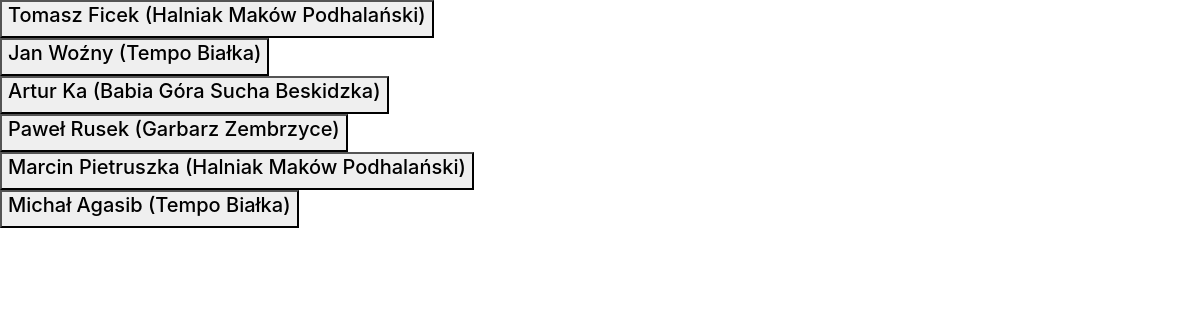
The page /lista_zawodnikow/ on the database its author committed.
### Football_Players_Ratings/models.py (models this page shows)
class Zawodnik(models.Model):
    POZYCJA_NA_BOISKU = {
        (0, 'Bramkarz'),
        (1, 'Środkowy obrońca'),
        (2, 'Boczny obrońca'),
        (3, 'Środkowy defensywny pomocnik'),
        (4, 'Środkowy ofensywny pomocnik'),
        (5, 'Boczny pomocnik'),
        (6, 'Wahadłowy'),
        (7, 'Napastnik'),
    }
    Imie = models.CharField(max_length=64, null=True)
    Nazwisko = models.CharField(max_length=64, null=True)
    Druzyna = models.ForeignKey(ListaDruzyn, on_delete=models.CASCADE)
    Wiek = models.PositiveSmallIntegerField(null=False)
    Pozycja_na_boisku = models.PositiveSmallIntegerField(choices=POZYCJA_NA_BOISKU)
    Fotografia = models.ImageField(upload_to="fotografie_zawodnikow", null=True, blank=True)

class ListaDruzyn(models.Model):
    nazwa_druzyny = models.CharField(max_length=64, null=False)
    def __str__(self):
        return "{}".format(self.nazwa_druzyny)

### Football_Players_Ratings/views.py (the view)
# urls.py: path('lista_zawodnikow/', strona_zawodnicy),
def strona_zawodnicy(request):
    lista_zawodnikow = Zawodnik.objects.all()
    return render(request, 'lista_zawodnikow.html', {'zawodnicy': lista_zawodnikow})

### Football_Players_Ratings/templates/lista_zawodnikow.html (shortened to what this page needs)
{% extends 'glowny.html' %}
{% load bootstrap %}
{% block strona %}
    {% for zawodnik in zawodnicy %}
        <a href="{% url 'zawodnik_URL' zawodnik.id %}"> <button type="submit"><h5>
            {{ zawodnik.Imie}} {{ zawodnik.Nazwisko}} ({{ zawodnik.Druzyna }}) </h5></button>  </a> <br>
    {% endfor %}
{% endblock %}

### Football_Players_Ratings/templates/glowny.html (shortened to what this page needs)
{% load static %}
<!doctype html>
<html lang="en">
<head>
    <link rel="stylesheet" href="https://cdn.jsdelivr.net/npm/bootstrap@4.5.3/dist/css/bootstrap.min.css"
>
    <link rel="stylesheet" href="{% static 'glowny.css' %}">
</head>
<body>
    {% block strona %} {% endblock %}
</body>
</html>

### rows shown on the page
Zawodnik: Imie "Tomasz", Nazwisko "Ficek", Druzyna "Halniak Maków Podhalański"
Zawodnik: Imie "Jan", Nazwisko "Woźny", Druzyna "Tempo Białka"
Zawodnik: Imie "Artur", Nazwisko "Ka", Druzyna "Babia Góra Sucha Beskidzka"
Zawodnik: Imie "Paweł", Nazwisko "Rusek", Druzyna "Garbarz Zembrzyce"
Zawodnik: Imie "Marcin", Nazwisko "Pietruszka", Druzyna "Halniak Maków Podhalański"
Zawodnik: Imie "Michał", Nazwisko "Agasib", Druzyna "Tempo Białka"
